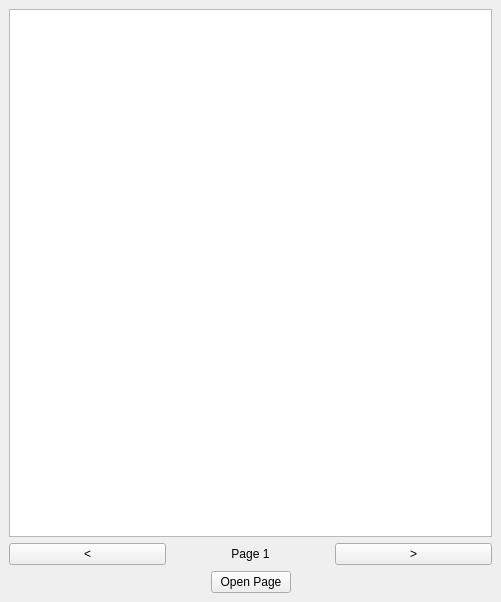
<?xml version="1.0" encoding="UTF-8"?>
<ui version="4.0">
 <class>pageWindow</class>
 <widget class="QMainWindow" name="pageWindow">
  <property name="windowModality">
   <enum>Qt::ApplicationModal</enum>
  </property>
  <property name="geometry">
   <rect>
    <x>0</x>
    <y>0</y>
    <width>501</width>
    <height>602</height>
   </rect>
  </property>
  <property name="sizePolicy">
   <sizepolicy hsizetype="Fixed" vsizetype="Fixed">
    <horstretch>0</horstretch>
    <verstretch>0</verstretch>
   </sizepolicy>
  </property>
  <property name="minimumSize">
   <size>
    <width>501</width>
    <height>602</height>
   </size>
  </property>
  <property name="maximumSize">
   <size>
    <width>501</width>
    <height>602</height>
   </size>
  </property>
  <property name="windowTitle">
   <string>Select Page</string>
  </property>
  <widget class="QWidget" name="centralwidget">
   <layout class="QVBoxLayout" name="verticalLayout">
    <item>
     <widget class="QTableWidget" name="tblPage">
      <property name="editTriggers">
       <set>QAbstractItemView::NoEditTriggers</set>
      </property>
      <property name="selectionMode">
       <enum>QAbstractItemView::NoSelection</enum>
      </property>
     </widget>
    </item>
    <item>
     <layout class="QHBoxLayout" name="horizontalLayout">
      <item>
       <widget class="QPushButton" name="btnBack">
        <property name="text">
         <string>&lt;</string>
        </property>
       </widget>
      </item>
      <item>
       <widget class="QLabel" name="lblPageNum">
        <property name="text">
         <string>Page 1</string>
        </property>
        <property name="alignment">
         <set>Qt::AlignCenter</set>
        </property>
       </widget>
      </item>
      <item>
       <widget class="QPushButton" name="btnForward">
        <property name="text">
         <string>&gt;</string>
        </property>
       </widget>
      </item>
     </layout>
    </item>
    <item>
     <layout class="QHBoxLayout" name="horizontalLayout_2">
      <item>
       <spacer name="horizontalSpacer">
        <property name="orientation">
         <enum>Qt::Horizontal</enum>
        </property>
        <property name="sizeHint" stdset="0">
         <size>
          <width>40</width>
          <height>20</height>
         </size>
        </property>
       </spacer>
      </item>
      <item>
       <widget class="QPushButton" name="btnOpen">
        <property name="text">
         <string>Open Page</string>
        </property>
       </widget>
      </item>
      <item>
       <spacer name="horizontalSpacer_2">
        <property name="orientation">
         <enum>Qt::Horizontal</enum>
        </property>
        <property name="sizeHint" stdset="0">
         <size>
          <width>40</width>
          <height>20</height>
         </size>
        </property>
       </spacer>
      </item>
     </layout>
    </item>
   </layout>
  </widget>
 </widget>
 <resources/>
 <connections/>
</ui>
